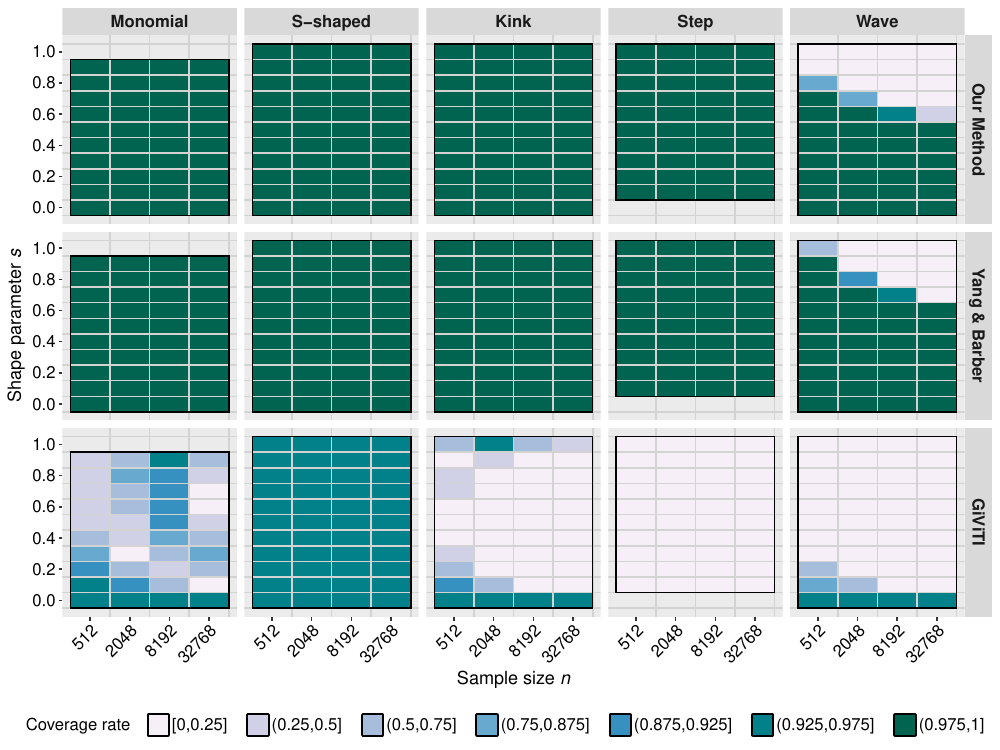

This figure's R source:
rm(list=ls())
setwd(dirname(rstudioapi::getActiveDocumentContext()$path))

library(dplyr)
library(ggplot2)

dat <- readRDS("Fig_3.RDS")

# coverage ---------------------------------------------------------------------

dat.cov <-
  dat %>%
  filter(
    n%in%c(2^seq(9,15,2))
    ) %>%
  filter(
    !(setup == "Step" & s== 0)
    ) %>%
  group_by(
    #dist.x,
    n,
    #k,
    s,
    setup,
    method
    ) %>%
  summarise(
    cov.rate = mean(value)
    ) %>%
  mutate(
    Coverage = cut(
      cov.rate,
      c(0, .25, .5, 0.75, .875, .925, .975,1),
      include.lowest = TRUE
      ),
    n=log2(n)
    ) %>%
  ungroup() %>%
  mutate(
    method = recode_factor(
      method,
      round = "Our Method",
      round.nc = "NC Calibration Bands",
      YB = "Yang & Barber",
      GiViTI = "GiViTI"
      ),
    setup = recode_factor(
      setup,
      DGJ = "Monomial",
      S = "S-shaped",
      kink = "Kink",
      disc = "Disc",
      Step = "Step",
      noiso = "Wave",
      .ordered = T
      )
    )
dat.cov

relevant.values <-
  dat.cov %>%
  group_by(
    #dist.x,
    setup,
    #k
    ) %>%
  summarise(
    maxN=max(n),
    minN=min(n),
    maxS=max(s),
    minS=min(s)
  )
relevant.values

p <-
  ggplot(dat.cov)+
  geom_tile(
    aes(x=n,y=s,fill = Coverage)
    )+
  facet_grid(method~setup)+
  scale_fill_brewer(
    palette = "PuBuGn",
    direction = 1,
    drop = F
    ) +
  theme(
    legend.position = "bottom",
    legend.key = element_rect(
      color = "black", size =1.2
      ),
    legend.text = element_text(
      size = 12,
      colour = "black",
      margin = margin(
        r = 12,
        unit = "pt"
        )
      ),
    legend.title = element_text(size = 12),
    legend.key.size = unit(5, "mm"),
    legend.spacing.x = unit(1, "mm"),
    panel.grid.major = element_blank(),
    panel.grid.minor = element_blank(),
    axis.text.x = element_text(
      angle = 45,
      vjust = 1,
      hjust=1,
      colour = "black",
      size = 12),
    axis.text.y = element_text(
      colour = "black",
      size = 12
      ),
    strip.text = element_text(
      face = "bold",
      size = 12
      ),
    axis.title=element_text(
      size=13
    )
    )+
  scale_x_continuous(
    breaks = seq(min(dat.cov$n),max(dat.cov$n),2),
    labels = c(2^seq(min(dat.cov$n),max(dat.cov$n),2))
  )+
  geom_hline(
    yintercept = seq(-0.05,1.05, 0.1),
    color = "lightgray",
    lwd = 0.5
  )+
  geom_vline(
    xintercept = seq(min(dat.cov$n)+1,max(dat.cov$n)+1, 2),
    color = "lightgray", lwd = 0.5
  )+
  scale_y_continuous(
    breaks = seq(0, 1, 0.2)
  )+
  geom_rect(
    data=relevant.values,
    mapping=aes(
      ymin=minS-.05, ymax=maxS+.05,
      xmin=minN-1, xmax=maxN+1
      ),
    fill=NA,
    color = "black",
    linetype="solid",
    alpha=.5
    )+
  guides(fill = guide_legend(nrow = 1, title = "Coverage rate   "))+
  xlab(expression(paste('Sample size ', italic(n))))+
  ylab(expression(paste('Shape parameter ', italic(s))))

p


ggsave("Fig_3.pdf", height = (5+2.5), width = (10))

# verbal stuff ----


dat.cov %>% dplyr::filter(setup == "Wave" & s <= 0.5)

# in total we plot 192 values:
covrates.verbal <-
dat.cov %>%
  dplyr::filter(! (setup=="Wave"  & s > 0.5) ) %>%
  filter(
    method == c("Calibration Bands"),
    n %in% seq(9,15,2),
  )

covrates.verbal

# 30 of these are !=1
covrates.verbal %>%
  filter(
  cov.rate != 1
  ) %>% summarise(min(cov.rate))

# remaining 162 are = 1
